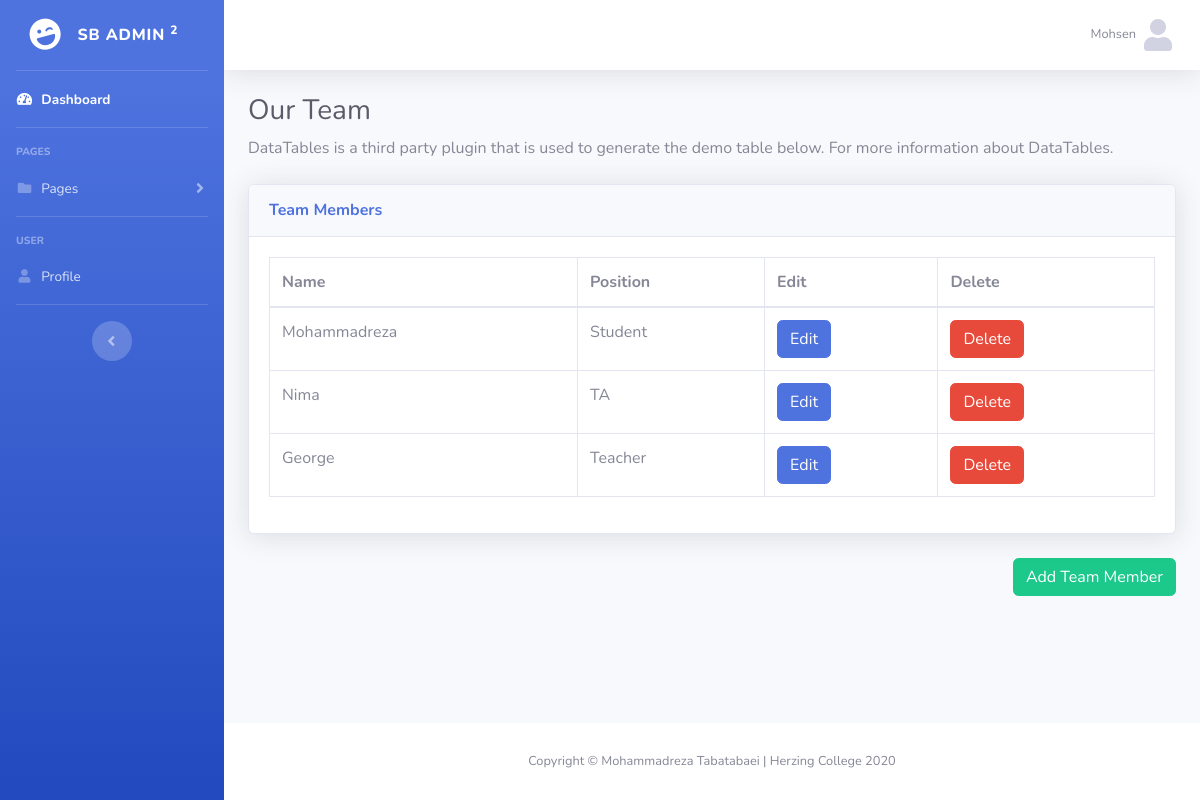
Screenshot of /CMS-Panel/views/team.php (signed in) with the database file from the repository.
### tables this page shows
CREATE TABLE IF NOT EXISTS `team` (
  `id` int(11) NOT NULL AUTO_INCREMENT,
  `name` varchar(50) NOT NULL,
  `title` varchar(50) NOT NULL,
  `bio` text NOT NULL,
  `pic` varchar(50) NOT NULL,
  UNIQUE KEY `team_id` (`id`)
);

### CMS-Panel/models/DBManager.class.php (called while the page is built, shortened)
<?php
class DBManager
{
    public function __construct()
    {
        try {
            $this->db = new PDO("mysql:host=" . self::HOST . ";dbname=" . self::DBNAME, self::USER, self::PASS);
        } catch (Exception $e) {
            die("Database Connection Error: " . $e->getMessage());
        }
    }
}

### CMS-Panel/models/TeamManager.class.php (called while the page is built, shortened)
<?php
class TeamManager extends DBManager
{
    public function getAllTeams()
    {
        $query = $this->db->query("SELECT * FROM `team` ORDER BY `id` DESC");
        $teams = $query->fetchAll(PDO::FETCH_ASSOC);
        return $teams;
    }
}

### CMS-Panel/views/team.php (the view, shortened to what this page needs)
<?php
$teamMgr = new TeamManager();
$teams = $teamMgr->getAllTeams();
if (isset($_SESSION['user'])): ?>
    <!DOCTYPE html>
    <html lang="en">
    <head>
        <link href="vendor/fontawesome-free/css/all.min.css" rel="stylesheet" type="text/css">
        <link href="css/sb-admin-2.min.css" rel="stylesheet">
    </head>
    <body id="page-top">
    <div id="wrapper">
        <?php include "include/sidebar.php" ?>
        <div id="content-wrapper" class="d-flex flex-column">
            <div id="content">
                <?php include "include/navbar.php" ?>
                <div class="container-fluid">
                    <h1 class="h3 mb-2 text-gray-800">Our Team</h1>
                    <p class="mb-4">DataTables is a third party plugin that is used to generate the demo table below.
                        For more information about DataTables.</p>
                    <div class="card shadow mb-4">
                        <div class="card-header py-3">
                            <h6 class="m-0 font-weight-bold text-primary">Team Members</h6>
                        </div>
                        <div class="card-body">
                            <div class="table-responsive">
                                <table class="table table-bordered" id="dataTable" width="100%" cellspacing="0">
                                    <thead>
                                    <tr>
                                        <th>Name</th>
                                        <th>Position</th>
                                        <th>Edit</th>
                                        <th>Delete</th>
                                    </tr>
                                    </thead>
                                    <tbody>
                                    <?php foreach ($teams as $team): ?>
                                        <tr>
                                            <td><?= $team['name'] ?></td>
                                            <td><?= $team['title'] ?></td>
                                            <td><a href="teamEdit.php?id=<?= $team['id'] ?>" class="btn btn-primary editBtn">Edit</a></td>
                                            <td><a href="../controllers/teamController.php?action=delete&id=<?= $team['id'] ?>" onclick="return confirm('Are you sure?')"  class="btn btn-danger deleteBtn">Delete</a></td>
                                        </tr>
                                    <?php endforeach; ?>
                                    </tbody>
                                </table>
                            </div>
                        </div>
                    </div>
                    <a href="teamMember.php" class="btn btn-success float-right mb-4">Add
                        Team Member</a>
                </div>
            </div>
            <?php include "include/footer.php" ?>
        </div>
    </div>
    </body>
    </html>
<?php else:
    header("Location: login.php");
    ?>
<?php endif; ?>

### rows the page displays
team: name "Mohammadreza", title "Student"
team: name "Nima", title "TA"
team: name "George", title "Teacher"

### other values shown
$_SESSION['name'] "Mohsen"
